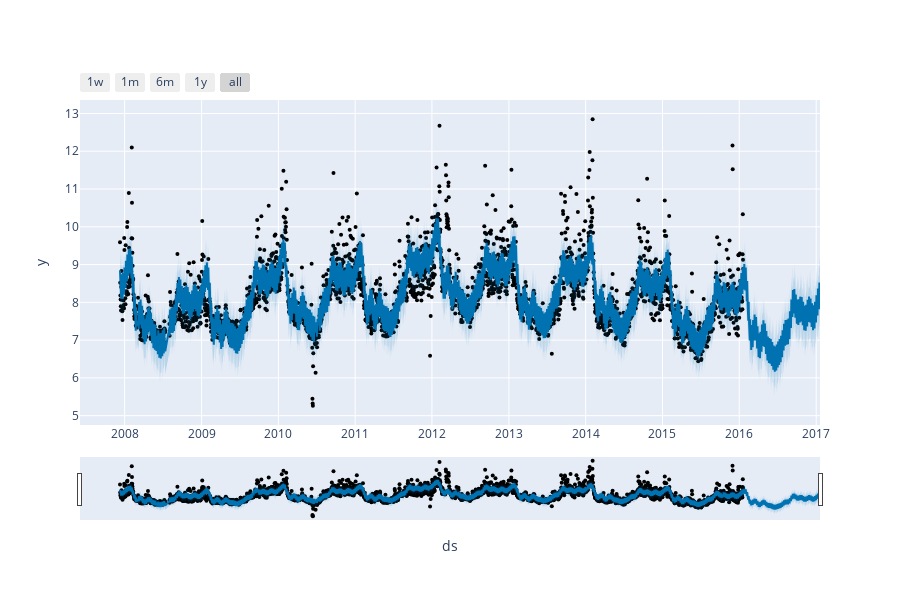

Notebook source saved alongside this figure:
### Code cell
from prophet.plot import plot_plotly, plot_components_plotly

plot_plotly(m, forecast)

### Figure 1 — Plotly figure (JSON) as saved in the notebook; plotly's stock layout.template omitted (floating-point values rounded to 4 significant figures; data arrays with more than 128 entries replaced by an {"elided": "..."} marker saying what was removed)
{"data": [{"marker": {"color": "black", "size": 4}, "mode": "markers", "name": "Actual", "type": "scatter", "x": {"elided": "2905 str values"}, "y": {"elided": "2905 float values"}}, {"hoverinfo": "skip", "line": {"width": 0}, "mode": "lines", "type": "scatter", "x": {"elided": "3270 str values"}, "y": {"elided": "3270 float values"}}, {"fill": "tonexty", "fillcolor": "rgba(0, 114, 178, 0.2)", "line": {"color": "#0072B2", "width": 2}, "mode": "lines", "name": "Predicted", "type": "scatter", "x": {"elided": "3270 str values"}, "y": {"elided": "3270 float values"}}, {"fill": "tonexty", "fillcolor": "rgba(0, 114, 178, 0.2)", "hoverinfo": "skip", "line": {"width": 0}, "mode": "lines", "type": "scatter", "x": {"elided": "3270 str values"}, "y": {"elided": "3270 float values"}}], "layout": {"height": 600, "showlegend": false, "width": 900, "xaxis": {"rangeselector": {"buttons": [{"count": 7, "label": "1w", "step": "day", "stepmode": "backward"}, {"count": 1, "label": "1m", "step": "month", "stepmode": "backward"}, {"count": 6, "label": "6m", "step": "month", "stepmode": "backward"}, {"count": 1, "label": "1y", "step": "year", "stepmode": "backward"}, {"step": "all"}]}, "rangeslider": {"visible": true}, "title": {"text": "ds"}, "type": "date"}, "yaxis": {"title": {"text": "y"}}}}
